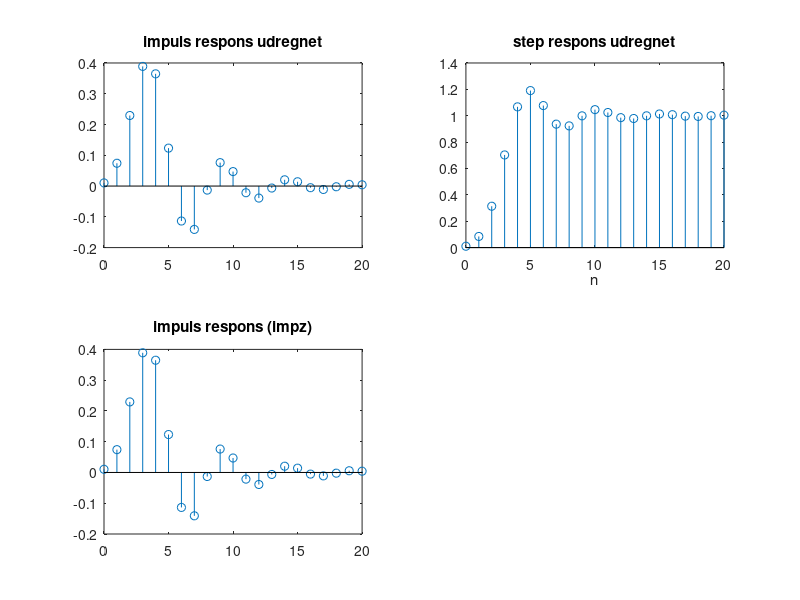

This figure's MATLAB source: (Note: this script raises an error after producing the figure.)
% DSP portfølje 2
clear;
clc;
close;
num = [0.01031 0.06188 0.1547 0.2063 0.1547 0.06188 0.01031]; %tæller poly
dnum = [1 -1.188 1.305 -0.6743 0.2635 -0.05175 0.005023]; %nævner poly

%opgave 3
n = (0:20)
%impuls-respons
%Find partial-brøksoplsnings konstanter
dim = [0.01031 0.06188 0.1547 0.2063 0.1547 0.06188 0.01031]; %tæller poly
nim = [1 -1.188 1.305 -0.6743 0.2635 -0.05175 0.005023 0]; %nævner poly
[rim, pim, kim] = residue(dim,nim)
rim; %konstanter
pim; %poler
kim; %et polynomial som lægges til brøkerne; [2 1 0] svarer til 2x²+x+0
% graf
hn = rim(1)*pim(1).^n + rim(2)*pim(2).^n + rim(3)*pim(3).^n + rim(4)*pim(4).^n +rim(5)*pim(5).^n + rim(6)*pim(6).^n + rim(7)*pim(7).^n;
%hn = 2*abs(rim(1))*(abs(pim(1)).^n).*cos(n.*angle(pim(1))+angle(rim(1))) + 2*abs(rim(3))*(abs(pim(3)).^n).*cos(n.*angle(pim(3))+angle(rim(3))) + 2*abs(rim(5))*(abs(pim(5)).^n).*cos(n.*angle(pim(5))+angle(rim(5)));
subplot(2,2,1)
stem(n,hn)
title('impuls respons udregnet')
[h_i,t] = impz(num, dnum, 21)
subplot(2,2,3)
stem(n,h_i)
title('impuls respons (impz)')

%step-respons
dstep = [dim 0];
nstep = [1 -2.188 2.493 -1.9793 0.9378 -0.31525 0.056773 -0.005023 0]; %nævner poly
[rstep, pstep, kstep] = residue(dstep,nstep); %nævner er samme om impuls-respons
rstep;
pstep;
kstep;
%graf
un = rstep(1)*pstep(1).^ + rstep(1)*pstep(1).^n + rstep(2)*pstep(2).^n + rstep(3)*pstep(3).^n + rstep(4)*pstep(4).^n + rstep(5)*pstep(5).^n + rstep(6)*pstep(6).^n + rstep(7)*pstep(7).^n + rstep(8)*pstep(8).^n;
%un = 
subplot(2,2,2)
stem(n, abs(un))
xlabel('n')
title('step respons udregnet')

[h_s,t] = stepz(num, dnum, 21)
subplot(2,2,4)
stem(n,h_s)
title('step respons (stepz)')

